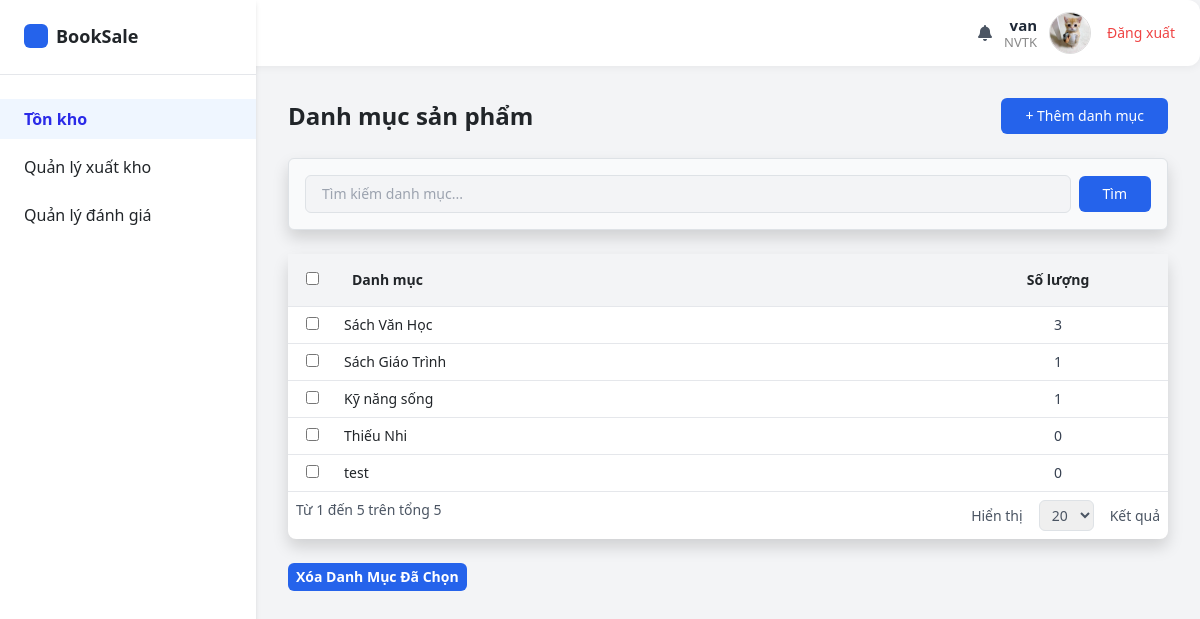
Screenshot of /emp/category (signed in) with the database file from the repository.
### booksale_app/models.py (models this page shows, shortened)
class Category(models.Model):
    category_name = models.CharField(
        max_length = 255,
        blank=False, null=False,
        help_text = "Tên danh mục"
    )
    description = models.TextField(
        blank=False, null=False,
        help_text = "Mô tả"
    )
    created_at = models.DateTimeField(
        auto_now_add=True
    )
    updated_at = models.DateTimeField(
        auto_now_add=True
    )

### booksale_app/views/admin_view/category.py (the view)
# urls.py: path("emp/category", category.category_list, name="category_list"),
def category_list(request):
    search = request.GET.get("search", "")
    categories = Category.objects.all()
    if search:
        categories = categories.filter(category_name__icontains=search)
    context = {
        "categories": categories,
    }
    return render(request, "admin_temp/category/category_list.html", context)

### booksale_app/context_processors.py (called while the page is built)
def categories_and_cart(request):
    context = {
        'categories': Category.objects.all()[:3],  # Lấy 3 categories đầu tiên cho menu
        'cart_count': 0
    }
    if request.user.is_authenticated:
        try:
            customer = Customer.objects.get(user=request.user)
            cart = Cart.objects.filter(customer=customer).first()
            if cart:
                cart_count = Cart_Item.objects.filter(cart=cart).aggregate(
                    total=Sum('quantity')
                )['total'] or 0
                context['cart_count'] = int(cart_count) if cart_count else 0
        except (Customer.DoesNotExist, AttributeError):
            context['cart_count'] = 0
    return context

def global_user_context(request):
    user = request.user
    is_kh = False
    role = None
    if user.is_authenticated:
        is_kh = user.groups.filter(name="KH").exists()
        if user.groups.filter(name="NVBH").exists():
            role = "NVBH"
        elif user.groups.filter(name="NVTK").exists():
            role = "NVTK"
    return {
        "is_kh": is_kh,
        "role": role,
    }

### booksale_app/templates/admin_temp/category/category_list.html (shortened to what this page needs)
{% extends "admin_temp/admin_base.html" %} {% load static %} {% block content %}
<main class="flex-1 p-8 text-sm">
    <div class="flex justify-between items-center mb-4">
        <h1 class="text-2xl font-semibold">Danh mục sản phẩm</h1>
        <a href="{% url 'category_add' %}" class="bg-blue-600 text-white px-4 py-2 rounded hover:bg-blue-700">
            + Thêm danh mục
        </a>
    </div>
    <form
        method="get"
        class="flex flex-col md:flex-row md:items-center space-y-2 md:space-y-0 md:space-x-2 mb-4 border border-gray-300 rounded p-3 bg-gray-50 shadow w-full"
    >
        <input
            type="text"
            name="search"
            placeholder="Tìm kiếm danh mục..."
            value="{{ request.GET.search }}"
            class="bg-gray-100 border border-gray-300 rounded px-3 py-2 flex-1 focus:outline-none focus:ring-1 focus:ring-blue-300 w-full md:flex-1"
        />
        <button type="submit" class="bg-blue-600 text-white px-4 py-2 rounded hover:bg-blue-700 w-full md:w-auto">
            Tìm
        </button>
    </form>
    <form method="POST" action="{% url 'category_bulk_delete' %}">
        <div class="bg-white shadow rounded-lg w-full">
            <table class="w-full text-left">
                <thead>
                    <tr class="bg-gray-100 border-b">
                        <th class="p-3 w-12 text-center">
                            <input type="checkbox" id="select_all_categories" />
                        </th>
                        <th class="p-3">Danh mục</th>
                        <th class="p-3 w-25 text-center">Số lượng</th>
                    </tr>
                </thead>
                <tbody>
                    {% for c in categories %}
                    <tr class="border-b hover:bg-gray-50">
                        <td class="p-2 text-center">
                            <input type="checkbox" name="category_ids" value="{{ c.id }}" class="category-checkbox" />
                        </td>
                        <td
                            class="p-2 cursor-pointer"
                            onclick="window.location.href='{% url 'category_detail' c.id %}'"
                        >
                            {{ c.category_name }}
                        </td>
                        <td
                            class="p-2 text-center font-medium text-gray-700 cursor-pointer"
                            onclick="window.location.href='{% url 'category_detail' c.id %}'"
                        >
                            {{ c.product_set.count }}
                        </td>
                    </tr>
                    {% empty %}
                    <tr>
                        <td colspan="3" class="text-center p-3 text-gray-500">Chưa có danh mục nào.</td>
                    </tr>
                    {% endfor %}
                </tbody>
            </table>
            <div class="flex justify-between p-2 text-sm text-gray-600">
                <p>Từ 1 đến {{ categories|length }} trên tổng {{ categories|length }}</p>
                <div class="flex items-center gap-3">
                    <span>Hiển thị</span>
                    <select class="border rounded px-2 py-1">
                        <option>20</option>
                    </select>
                    <span>Kết quả</span>
                </div>
            </div>
        </div>
        <div class="mt-4 flex justify-start">
            <button
                type="submit"
                class="bg-blue-600 hover:bg-red-700 text-white font-bold py-1 px-2 rounded"
                onclick="return confirm('Bạn có chắc chắn muốn xóa các danh mục đã chọn không?');"
            >
                Xóa Danh Mục Đã Chọn
            </button>
        </div>
    </form>
</main>
{% endblock %}

### booksale_app/templates/admin_temp/admin_base.html (shortened to what this page needs)
{% load static %}
<!DOCTYPE html>
<html lang="en">
    <head>
        <script src="https://cdn.tailwindcss.com"></script>
        <link href="https://cdn.jsdelivr.net/npm/bootstrap@5.3.3/dist/css/bootstrap.min.css" rel="stylesheet" />
        <link href="https://cdnjs.cloudflare.com/ajax/libs/font-awesome/6.5.0/css/all.min.css" rel="stylesheet" />
    </head>
    <body class="bg-gray-100 font-sans">
        <div class="header">
            <div class="user-section">
                <div><i class="fa fa-bell text-gray-600"></i></div>
                {% if user.is_authenticated %}
                <div class="user-info text-right leading-tight">
                    <p class="name font-bold text-gray-800">{{ user.username }}</p>
                    <p class="role">{{user.groups.all.0.name}}</p>
                </div>
                {% if user.profile.avatar %}
                <img src="{{ user.profile.avatar.url }}" class="avatar" />
                {% else %}
                <img src="{% static 'images/image.jpg' %}" class="avatar" />
                {% endif %}
                <a href="{% url 'logout' %}" class="text-sm text-red-500 hover:underline ml-1">Đăng xuất</a>
                {% endif %}
            </div>
        </div>
        <div class="flex h-100">
            <aside class="w-64 bg-white h-screen shadow-md" style="margin-top: -68px">
                <div class="p-6 flex items-center space-x-2 border-b">
                    <div class="w-6 h-6 bg-blue-600 rounded"></div>
                    <span class="font-semibold text-lg">BookSale</span>
                </div>
                {% if role == "NVBH" %}
                <nav class="mt-6">
                    <ul class="space-y-2">
                        <li>
                            <a
                                href="{% url 'emp/order_list'%}"
                                class="flex items-center px-6 py-2 hover:bg-gray-10 {% if request.resolver_match.url_name == 'emp/order_list' %} isActive {% endif %}"
                            >
                                <span>Đơn hàng</span>
                            </a>
                        </li>
                        <li>
                            <details>
                                <summary class="flex items-center px-6 py-2 hover:bg-gray-100 rounded">
                                    Quản lý sản phẩm
                                </summary>
                                <ul>
                                    <li>
                                        <a
                                            href="{% url 'category_list' %}"
                                            class="block px-12 py-2 hover:bg-gray-100 {% if request.resolver_match.url_name == 'category_list' %} isActive {% endif %}"
                                            >Danh mục</a
                                        >
                                    </li>
                                    <li>
                                        <a
                                            href="{% url 'genre_list' %}"
                                            class="block px-12 py-2 hover:bg-gray-100 {% if request.resolver_match.url_name == 'genre_list' %} isActive {% endif %}"
                                            >Thể loại</a
                                        >
                                    </li>
                                    <li>
                                        <a
                                            href="{% url 'product_list' %}"
                                            class="block px-12 py-2 hover:bg-gray-100 {% if request.resolver_match.url_name == 'product_list' %} isActive {% endif %}"
                                            >Sản phẩm
                                        </a>
                                    </li>
                                </ul>
                            </details>
                        </li>
                        <li>
                            <a
                                href="{% url 'review_list' %}"
                                class="flex items-center px-6 py-2 hover:bg-gray-100 {% if request.resolver_match.url_name == 'review_list' %} isActive {% endif %}"
                            >
                                <span>Quản lý đánh giá</span>
                            </a>
                        </li>
                        <li>
                            <a
                                href="{% url 'emp/customer_list' %}"
                                class="flex items-center px-6 py-2 hover:bg-gray-100 {% if request.resolver_match.url_name == 'emp/customer_list' %} isActive {% endif %}"
                            >
                                <span>Quản lý khách hàng</span>
                            </a>
                        </li>
                    </ul>
                </nav>
                {% elif role == "NVTK" %}
                <nav class="mt-6">
                    <ul class="space-y-2">
                        <li>
                            <a
                                href="{% url 'emp/order_list'%}"
                                class="flex items-center px-6 py-2 hover:bg-gray-100 isActive"
                            >
                                <span>Tồn kho</span>
                            </a>
                        </li>
                        <li>
                            <details>
                                <summary class="flex items-center px-6 py-2 hover:bg-gray-100 rounded">
                                    Quản lý xuất kho
                                </summary>
                            </details>
                        </li>
                        <li>
                            <a href="#" class="flex items-center px-6 py-2 hover:bg-gray-100">
                                <span>Quản lý đánh giá</span>
                            </a>
                        </li>
                    </ul>
                </nav>
                {% endif %}
            </aside>
            {% block content %} {% endblock %}
        </div>
    </body>
</html>

### booksale_app/templates/admin_temp/admin_base.html (style rules this page uses)
body { background-color: #f5f6fa; font-family: 'Segoe UI', sans-serif; margin: 0; }
summary::marker { content: ''; }
details > summary { display: flex; align-items: center; padding-left: 1.5rem; padding-top: 0.5rem; padding-bottom: 0.5rem; cursor: pointer; }
.header { background-color: #fff; border-radius: 12px; box-shadow: 0 2px 8px rgba(0, 0, 0, 0.05); display: flex; justify-content: space-between; align-items: center; padding: 12px 25px; }
.user-section { display: flex; align-items: center; gap: 12px; }
.user-info { text-align: right; }
.user-info .name { font-weight: 600; font-size: 15px; margin: 0; }
.user-info .role { color: #888; font-size: 13px; margin: 0; }
.avatar { width: 42px; height: 42px; border-radius: 50%; border: 1px solid #ddd; }
.isActive { font-weight: 600 !important; color: rgba(41, 41, 232, 0.991) !important; background-color: #eff6ff; }

### rows the page displays
Category: category_name "Sách Văn Học", product_set.count "3"
Category: category_name "Sách Giáo Trình", product_set.count "1"
Category: category_name "Kỹ năng sống", product_set.count "1"
Category: category_name "Thiếu Nhi", product_set.count "0"
Category: category_name "test", product_set.count "0"

### other values shown
{{ user.username }} "van"
{{ user.groups.all.0.name }} "NVTK"
{{ categories|length }} "5"
